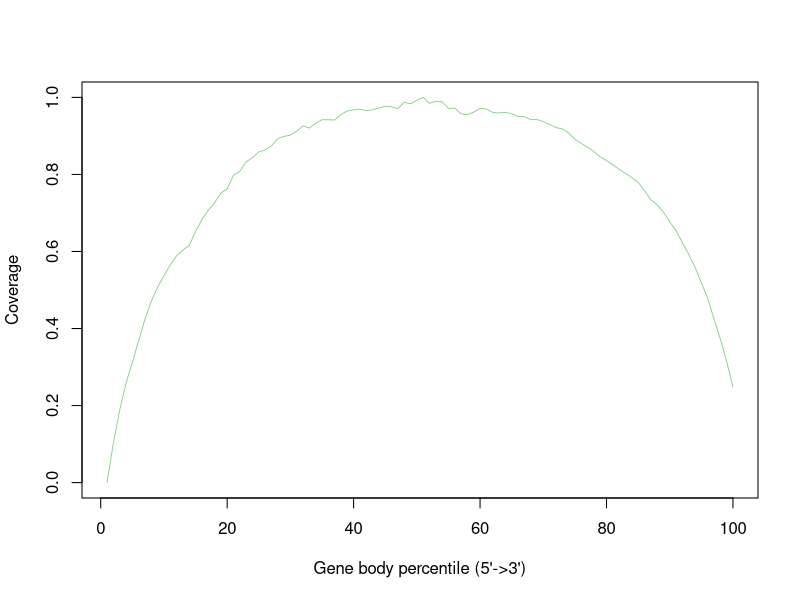

Here is the R script that generated this plot:
MI_24Hr_SRR12108297.gencode.Aligned.sortedByCoord.out <- c(0.0,0.10197715190832395,0.18808518549164446,0.2578066820620666,0.31206525815592623,0.36818987277840404,0.4238996927725797,0.47082360374862586,0.507267502775148,0.5372847715566942,0.5648363764143046,0.5884382982244426,0.604063482920885,0.6156632254473281,0.6515284537294443,0.6825687393144713,0.7065951271302552,0.7262822903111067,0.7516406417066327,0.762583805171178,0.7982727994661399,0.8079753401369681,0.8324417756218965,0.8437970472210372,0.858441124415822,0.8636550714016298,0.8743064816496361,0.8930990424261832,0.898749275989946,0.9022594486670156,0.9122865177776035,0.9261563474861404,0.9203293426364819,0.93302678649145,0.942049106955762,0.9419609899621849,0.9412361739601389,0.9556809133218924,0.9648692590972736,0.9675691852724266,0.9696802320270884,0.9652147421879449,0.9676503173823665,0.9722598032841848,0.9769300039437727,0.9755615040496206,0.9710492692199819,0.9875110280566657,0.9832986059246858,0.9926803792469435,1.0,0.9846294949069452,0.9899852887604625,0.9886678322467362,0.9715634641154289,0.9721491197434721,0.9572423034641799,0.9547846990213641,0.9617695826585757,0.9715500316468959,0.970014431844192,0.961103332219334,0.9596182384983145,0.9612075681751507,0.9578075417400527,0.9501886455880788,0.9501155729592587,0.9420303014998157,0.9425461082914867,0.9370387961929161,0.9300340325022755,0.9215801741062841,0.9185981660919361,0.9076517788349429,0.8915242198153627,0.8806863669041168,0.8707925478813774,0.859083196411704,0.8454943739448796,0.8360040662768743,0.8249222797370674,0.8132005703963437,0.8029263438647468,0.7921142812930846,0.7793416156143312,0.758702896362595,0.7341692985350012,0.7213493505670113,0.7021806806715375,0.6766213795467563,0.6538297042385348,0.6230172333198293,0.5928317900322486,0.5589669249640816,0.5189252735656541,0.478408112781155,0.4246701791676383,0.37317869159159706,0.31447128191957496,0.24802247198255714)


pdf("/athena/angsd/scratch/pes4008/project/QC/rseqc/MI_24Hr_SRR12108297.geneBodyCoverage.curves.pdf")
x=1:100
icolor = colorRampPalette(c("#7fc97f","#beaed4","#fdc086","#ffff99","#386cb0","#f0027f"))(1)
plot(x,MI_24Hr_SRR12108297.gencode.Aligned.sortedByCoord.out,type='l',xlab="Gene body percentile (5'->3')", ylab="Coverage",lwd=0.8,col=icolor[1])
dev.off()
